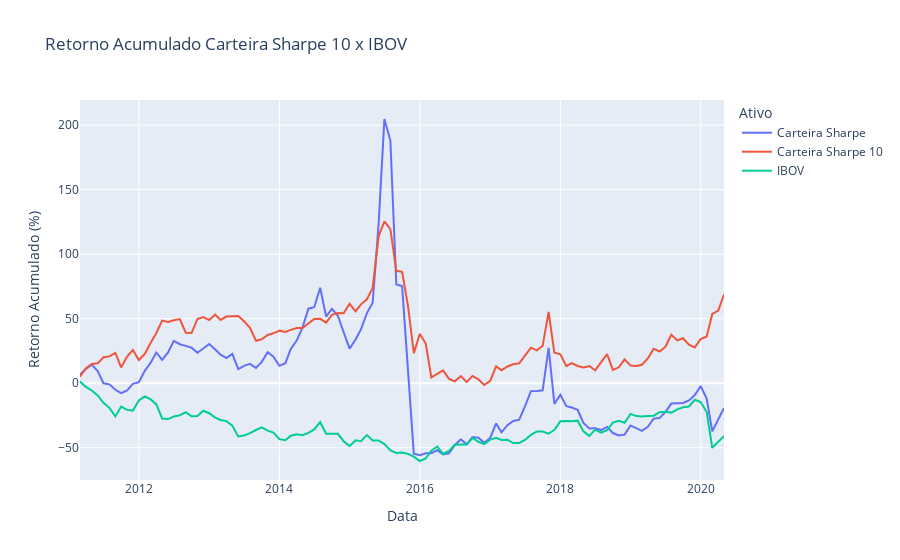

The notebook cell this image was saved under:
### Code cell
fig4 = px.line(df_plot3,
             title="Retorno Acumulado Carteira Sharpe 10 x IBOV",
             labels={
                 "variable": "Ativo",  "value": "Retorno Acumulado (%)"
             })
fig4.show()
